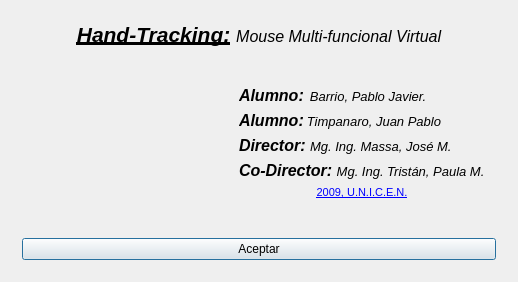
<?xml version="1.0" encoding="UTF-8"?>
<ui version="4.0">
 <class>AboutClass</class>
 <widget class="QDialog" name="AboutClass">
  <property name="geometry">
   <rect>
    <x>0</x>
    <y>0</y>
    <width>518</width>
    <height>271</height>
   </rect>
  </property>
  <property name="windowTitle">
   <string>Acerca de...</string>
  </property>
  <layout class="QVBoxLayout" name="verticalLayout_2">
   <item>
    <widget class="QWidget" name="widget_4" native="true">
     <layout class="QGridLayout" name="gridLayout_2">
      <item row="0" column="0">
       <widget class="QLabel" name="label_7">
        <property name="text">
         <string>&lt;!DOCTYPE HTML PUBLIC &quot;-//W3C//DTD HTML 4.0//EN&quot; &quot;http://www.w3.org/TR/REC-html40/strict.dtd&quot;&gt;
&lt;html&gt;&lt;head&gt;&lt;meta name=&quot;qrichtext&quot; content=&quot;1&quot; /&gt;&lt;style type=&quot;text/css&quot;&gt;
p, li { white-space: pre-wrap; }
&lt;/style&gt;&lt;/head&gt;&lt;body style=&quot; font-family:'MS Shell Dlg 2'; font-size:8.25pt; font-weight:400; font-style:normal;&quot;&gt;
&lt;p style=&quot; margin-top:0px; margin-bottom:0px; margin-left:0px; margin-right:0px; -qt-block-indent:0; text-indent:0px;&quot;&gt;&lt;span style=&quot; font-size:16pt; font-weight:600; font-style:italic; text-decoration: underline;&quot;&gt;Hand-Tracking:&lt;/span&gt;&lt;span style=&quot; font-size:16pt;&quot;&gt; &lt;/span&gt;&lt;span style=&quot; font-size:12pt; font-style:italic;&quot;&gt;Mouse Multi-funcional Virtual&lt;/span&gt;&lt;/p&gt;&lt;/body&gt;&lt;/html&gt;</string>
        </property>
        <property name="alignment">
         <set>Qt::AlignCenter</set>
        </property>
       </widget>
      </item>
     </layout>
    </widget>
   </item>
   <item>
    <widget class="QWidget" name="widget_3" native="true">
     <layout class="QHBoxLayout" name="horizontalLayout">
      <item>
       <widget class="QWidget" name="widget" native="true">
        <layout class="QGridLayout" name="gridLayout">
         <item row="0" column="0">
          <widget class="QLabel" name="label_5">
           <property name="text">
            <string/>
           </property>
           <property name="pixmap">
            <pixmap resource="../../Resources/resources.qrc">:/Icon/webcamicon.jpg</pixmap>
           </property>
          </widget>
         </item>
        </layout>
       </widget>
      </item>
      <item>
       <widget class="QWidget" name="widget_2" native="true">
        <layout class="QVBoxLayout" name="verticalLayout">
         <item>
          <widget class="QLabel" name="label">
           <property name="text">
            <string>&lt;!DOCTYPE HTML PUBLIC &quot;-//W3C//DTD HTML 4.0//EN&quot; &quot;http://www.w3.org/TR/REC-html40/strict.dtd&quot;&gt;
&lt;html&gt;&lt;head&gt;&lt;meta name=&quot;qrichtext&quot; content=&quot;1&quot; /&gt;&lt;style type=&quot;text/css&quot;&gt;
p, li { white-space: pre-wrap; }
&lt;/style&gt;&lt;/head&gt;&lt;body style=&quot; font-family:'MS Shell Dlg 2'; font-size:8.25pt; font-weight:400; font-style:normal;&quot;&gt;
&lt;p style=&quot; margin-top:0px; margin-bottom:0px; margin-left:0px; margin-right:0px; -qt-block-indent:0; text-indent:0px;&quot;&gt;&lt;span style=&quot; font-size:12pt; font-weight:600; font-style:italic;&quot;&gt;Alumno:&lt;/span&gt;&lt;span style=&quot; font-size:8pt;&quot;&gt;  &lt;/span&gt;&lt;span style=&quot; font-size:10pt; font-style:italic;&quot;&gt;Barrio, Pablo Javier.&lt;/span&gt;&lt;/p&gt;&lt;/body&gt;&lt;/html&gt;</string>
           </property>
          </widget>
         </item>
         <item>
          <widget class="QLabel" name="label_2">
           <property name="text">
            <string>&lt;!DOCTYPE HTML PUBLIC &quot;-//W3C//DTD HTML 4.0//EN&quot; &quot;http://www.w3.org/TR/REC-html40/strict.dtd&quot;&gt;
&lt;html&gt;&lt;head&gt;&lt;meta name=&quot;qrichtext&quot; content=&quot;1&quot; /&gt;&lt;style type=&quot;text/css&quot;&gt;
p, li { white-space: pre-wrap; }
&lt;/style&gt;&lt;/head&gt;&lt;body style=&quot; font-family:'MS Shell Dlg 2'; font-size:8.25pt; font-weight:400; font-style:normal;&quot;&gt;
&lt;p style=&quot; margin-top:0px; margin-bottom:0px; margin-left:0px; margin-right:0px; -qt-block-indent:0; text-indent:0px;&quot;&gt;&lt;span style=&quot; font-size:12pt; font-weight:600; font-style:italic;&quot;&gt;Alumno:&lt;/span&gt;&lt;span style=&quot; font-size:8pt;&quot;&gt; &lt;/span&gt;&lt;span style=&quot; font-size:10pt; font-style:italic;&quot;&gt;Timpanaro, Juan Pablo&lt;/span&gt;&lt;/p&gt;&lt;/body&gt;&lt;/html&gt;</string>
           </property>
          </widget>
         </item>
         <item>
          <widget class="QLabel" name="label_3">
           <property name="text">
            <string>&lt;!DOCTYPE HTML PUBLIC &quot;-//W3C//DTD HTML 4.0//EN&quot; &quot;http://www.w3.org/TR/REC-html40/strict.dtd&quot;&gt;
&lt;html&gt;&lt;head&gt;&lt;meta name=&quot;qrichtext&quot; content=&quot;1&quot; /&gt;&lt;style type=&quot;text/css&quot;&gt;
p, li { white-space: pre-wrap; }
&lt;/style&gt;&lt;/head&gt;&lt;body style=&quot; font-family:'MS Shell Dlg 2'; font-size:8.25pt; font-weight:400; font-style:normal;&quot;&gt;
&lt;p style=&quot; margin-top:0px; margin-bottom:0px; margin-left:0px; margin-right:0px; -qt-block-indent:0; text-indent:0px;&quot;&gt;&lt;span style=&quot; font-size:12pt; font-weight:600; font-style:italic;&quot;&gt;Director: &lt;/span&gt;&lt;span style=&quot; font-size:10pt; font-style:italic;&quot;&gt;Mg. Ing. Massa, José M.&lt;/span&gt;&lt;/p&gt;&lt;/body&gt;&lt;/html&gt;</string>
           </property>
          </widget>
         </item>
         <item>
          <widget class="QLabel" name="label_4">
           <property name="text">
            <string>&lt;!DOCTYPE HTML PUBLIC &quot;-//W3C//DTD HTML 4.0//EN&quot; &quot;http://www.w3.org/TR/REC-html40/strict.dtd&quot;&gt;
&lt;html&gt;&lt;head&gt;&lt;meta name=&quot;qrichtext&quot; content=&quot;1&quot; /&gt;&lt;style type=&quot;text/css&quot;&gt;
p, li { white-space: pre-wrap; }
&lt;/style&gt;&lt;/head&gt;&lt;body style=&quot; font-family:'MS Shell Dlg 2'; font-size:8.25pt; font-weight:400; font-style:normal;&quot;&gt;
&lt;p style=&quot; margin-top:0px; margin-bottom:0px; margin-left:0px; margin-right:0px; -qt-block-indent:0; text-indent:0px;&quot;&gt;&lt;span style=&quot; font-size:12pt; font-weight:600; font-style:italic;&quot;&gt;Co-Director: &lt;/span&gt;&lt;span style=&quot; font-size:10pt; font-style:italic;&quot;&gt;Mg. Ing. Tristán, Paula M.&lt;/span&gt;&lt;/p&gt;&lt;/body&gt;&lt;/html&gt;</string>
           </property>
          </widget>
         </item>
         <item>
          <widget class="QLabel" name="label_6">
           <property name="text">
            <string>&lt;!DOCTYPE HTML PUBLIC &quot;-//W3C//DTD HTML 4.0//EN&quot; &quot;http://www.w3.org/TR/REC-html40/strict.dtd&quot;&gt;
&lt;html&gt;&lt;head&gt;&lt;meta name=&quot;qrichtext&quot; content=&quot;1&quot; /&gt;&lt;style type=&quot;text/css&quot;&gt;
p, li { white-space: pre-wrap; }
&lt;/style&gt;&lt;/head&gt;&lt;body style=&quot; font-family:'MS Shell Dlg 2'; font-size:8.25pt; font-weight:400; font-style:normal;&quot;&gt;
&lt;p style=&quot; margin-top:0px; margin-bottom:0px; margin-left:0px; margin-right:0px; -qt-block-indent:0; text-indent:0px;&quot;&gt;&lt;a href=&quot;www.exa.unicen.edu.ar&quot;&gt;&lt;span style=&quot; text-decoration: underline; color:#0000ff;&quot;&gt;2009, U.N.I.C.E.N.&lt;/span&gt;&lt;/a&gt;&lt;/p&gt;&lt;/body&gt;&lt;/html&gt;</string>
           </property>
           <property name="alignment">
            <set>Qt::AlignCenter</set>
           </property>
          </widget>
         </item>
        </layout>
       </widget>
      </item>
     </layout>
    </widget>
   </item>
   <item>
    <widget class="QWidget" name="widget_5" native="true">
     <layout class="QGridLayout" name="gridLayout_3">
      <item row="0" column="0">
       <widget class="QPushButton" name="pushButton">
        <property name="text">
         <string>Aceptar</string>
        </property>
       </widget>
      </item>
     </layout>
    </widget>
   </item>
  </layout>
 </widget>
 <layoutdefault spacing="6" margin="11"/>
 <resources>
  <include location="../../Resources/resources.qrc"/>
 </resources>
 <connections/>
</ui>
